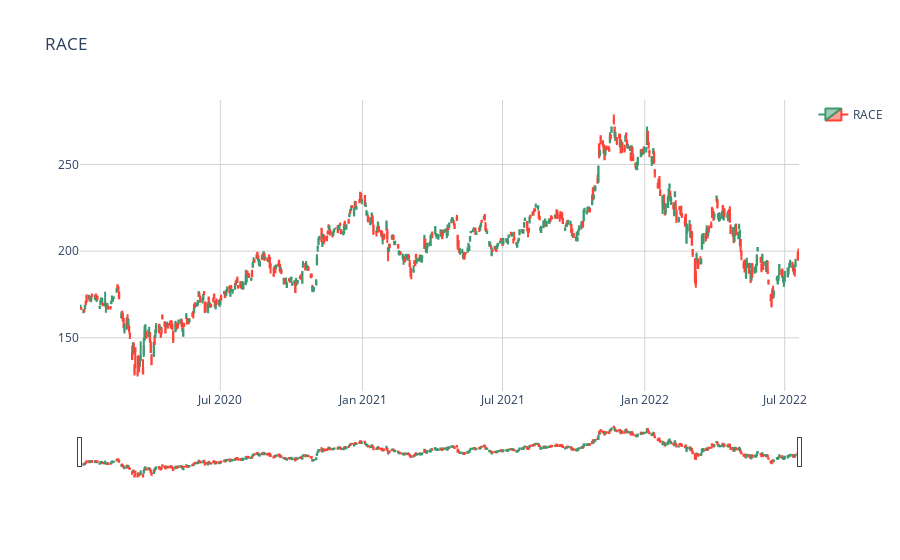

Notebook code for this chart:
### Code cell
layout = Layout(
    paper_bgcolor='rgba(0,0,0,0)',
    plot_bgcolor='rgba(0,0,0,0)'
)

grafico = graph_objects.Figure(
    data = [graph],
    layout_title="RACE",
    layout=layout
)
grafico.update_xaxes(showgrid=True, gridwidth=1, gridcolor='LightGrey')
grafico.update_yaxes(showgrid=True, gridwidth=1, gridcolor='LightGrey')

grafico

### Figure 1 — Plotly figure (JSON) as saved in the notebook; plotly's stock layout.template omitted (floating-point values rounded to 4 significant figures; data arrays with more than 128 entries replaced by an {"elided": "..."} marker saying what was removed)
{"data": [{"close": {"elided": "658 float values"}, "high": {"elided": "658 float values"}, "low": {"elided": "658 float values"}, "name": "RACE", "open": {"elided": "658 float values"}, "showlegend": true, "type": "candlestick", "x": {"elided": "658 str values"}}], "layout": {"paper_bgcolor": "rgba(0,0,0,0)", "plot_bgcolor": "rgba(0,0,0,0)", "title": {"text": "RACE"}, "xaxis": {"gridcolor": "LightGrey", "gridwidth": 1, "showgrid": true}, "yaxis": {"gridcolor": "LightGrey", "gridwidth": 1, "showgrid": true}}}
